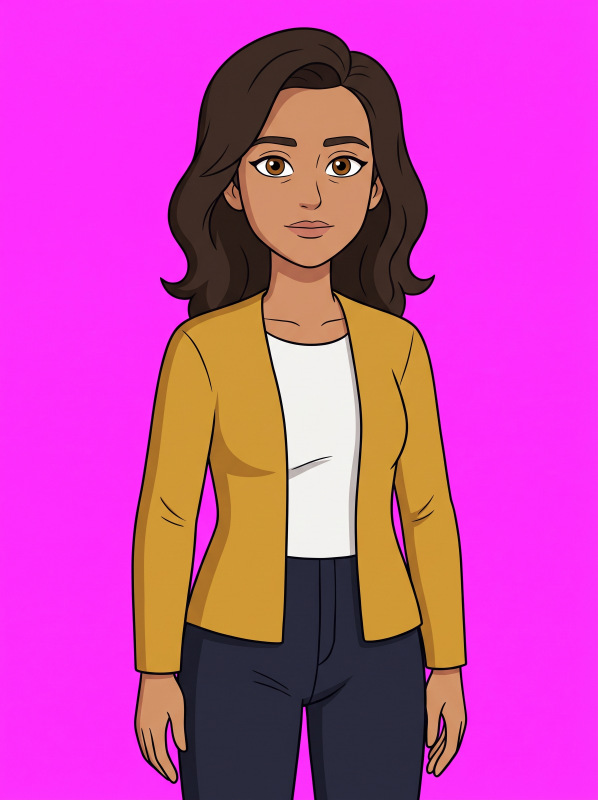
#> input picture canais/geeklab/personagens/marina/marina_01_neutra.jpg, 1792 x 2400 px (shown at 1/3 size)
$ python personagem_avaliar.py --dir ../../canais/geeklab/personagens/marina
#> lines starting #> are read from the running program, lines starting #| are printed output that depends on the picture; after the words box and inside, x2 and y2 are one past the last pixel; in counts of white or black regions, pixels touching at a corner belong together
"""Avaliação automática das imagens de um personagem (saída de tools/personagem_teste.py), SEM chamar nenhuma API.

Mede o que importa para animar por recortes: o quanto o personagem muda entre as expressões (corpo e cabeça), a
qualidade do recorte do fundo magenta e se dá para trocar só o rosto/boca sobre um corpo-base sem emenda visível.
Uso:  python tools/personagem_avaliar.py --dir ../canais/geeklab/personagens/teste_marina
"""
import argparse
import json
import sys
from pathlib import Path

import numpy as np
from PIL import Image, ImageChops, ImageDraw, ImageFilter

ROOT = Path(__file__).resolve().parent.parent
sys.path.insert(0, str(ROOT))


def load(path):
    return Image.open(path).convert('RGB')
#> returned value is the input picture: PIL image 1792x2400 RGB; mean R, G, B 202.4, 71.4, 173.8


def magenta_alpha(im, soft=(60, 150)):
    """Máscara (0..255) do personagem: distância ao magenta do fundo, com transição suave nas bordas (anti-serrilhado)."""
    a = np.asarray(im).astype(np.float32)
    # o fundo é ~ (255, 0, 255) mas com variação (JPEG, leve degradê): usa o fundo REAL medido nos cantos
    corners = np.concatenate([a[:60, :60].reshape(-1, 3), a[:60, -60:].reshape(-1, 3)])
    bg = np.median(corners, axis=0)
    dist = np.sqrt(((a - bg) ** 2).sum(axis=2))
    lo, hi = soft
    alpha = np.clip((dist - lo) / (hi - lo), 0, 1)
    return (alpha * 255).astype(np.uint8), bg


def despill(im, alpha):
    """Tira o "reflexo" magenta das bordas: onde o pixel é semitransparente, R e B acima do verde são reduzidos."""
    a = np.asarray(im).astype(np.float32)
    al = alpha.astype(np.float32) / 255
    edge = (al > 0.02) & (al < 0.98)
    spill = np.minimum(a[..., 0], a[..., 2]) - a[..., 1]
    spill = np.clip(spill, 0, None) * edge * 0.9
    a[..., 0] -= spill
    a[..., 2] -= spill
    return Image.fromarray(np.clip(a, 0, 255).astype(np.uint8))


def cutout(im):
    alpha, bg = magenta_alpha(im)
    rgba = despill(im, alpha).convert('RGBA')
    rgba.putalpha(Image.fromarray(alpha))
    return rgba, bg


def bbox_of(alpha, thr=128):
    ys, xs = np.where(alpha > thr)
    return int(xs.min()), int(ys.min()), int(xs.max()), int(ys.max())


def phase_shift(a, b):
    """Deslocamento (dx, dy) em pixels que alinha `b` com `a` (correlação de fase em tons de cinza)."""
    A, B = np.fft.fft2(a), np.fft.fft2(b)
    R = A * np.conj(B)
    R /= np.abs(R) + 1e-9
    r = np.fft.ifft2(R).real
    y, x = np.unravel_index(np.argmax(r), r.shape)
    h, w = a.shape
    return (x if x <= w // 2 else x - w), (y if y <= h // 2 else y - h)


def gray_region(im, box, scale=0.5):
    g = im.crop(box).convert('L')
    g = g.resize((int(g.width * scale), int(g.height * scale)), Image.Resampling.LANCZOS)
    arr = np.asarray(g).astype(np.float32)
    arr = (arr - arr.mean()) / (arr.std() + 1e-6)
    win = np.outer(np.hanning(arr.shape[0]), np.hanning(arr.shape[1]))  # janela: evita artefatos de borda
    return arr * win


def region_color(im, alpha, box):
    a = np.asarray(im.crop(box)).astype(np.float32)
    m = np.asarray(Image.fromarray(alpha).crop(box)) > 200
    return [round(float(x), 1) for x in a[m].mean(axis=0)] if m.any() else None


def main():
    ap = argparse.ArgumentParser()
    ap.add_argument('--dir', required=True)
    ap.add_argument('--out', help='pasta das imagens de avaliação (padrão: <dir>/avaliacao)')
    args = ap.parse_args()
    d = Path(args.dir)
    out = Path(args.out) if args.out else d / 'avaliacao'
    out.mkdir(parents=True, exist_ok=True)
    files = sorted(d.glob('*_??_*.jpg')) + sorted(d.glob('*_??_*.png'))
    names = [f.stem.split('_', 2)[2] for f in files]
    ims = [load(f) for f in files]
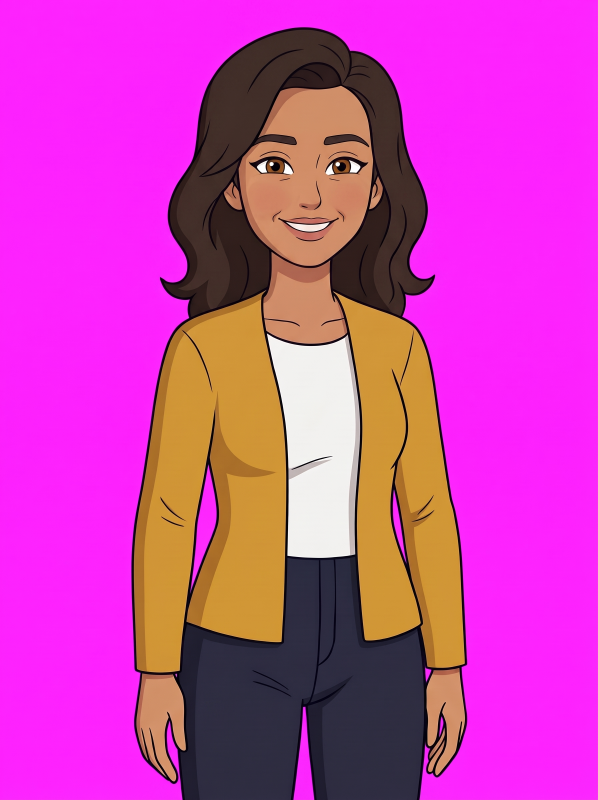
#> input picture canais/geeklab/personagens/marina/marina_02_feliz.jpg, 1792 x 2400 px (shown at 1/3 size)
#> in load, returned value is the input picture: PIL image 1792x2400 RGB; mean R, G, B 203.2, 63.8, 175.3
#> ims = 2 items
    W, H = ims[0].size
#> W = 1792; H = 2400
    rep = {'imagens': names, 'tamanho': [W, H], 'recorte': {}, 'consistencia': {}, 'troca_de_rosto': {}}

    # ---- recorte do fundo
    cuts = []
    for n, im in zip(names, ims):
        rgba, bg = cutout(im)
        cuts.append(rgba)
        al = np.asarray(rgba.getchannel('A'))
        x0, y0, x1, y1 = bbox_of(al)
        border = np.concatenate([al[0], al[-1], al[:, 0], al[:, -1]])
        semi = float(((al > 10) & (al < 245)).mean())
        rep['recorte'][n] = {'fundo_medido_rgb': [round(float(v)) for v in bg], 'bbox': [x0, y0, x1, y1],
                             'altura_px': y1 - y0, 'largura_px': x1 - x0,
                             'borda_da_imagem_transparente': bool((border < 10).all()),
                             'fracao_pixels_semitransparentes': round(semi, 4)}
        cuts[-1].save(out / f'recorte_{n}.png')
#> this loop made 2 passes
#> (n, bg, x0, y0, x1, y1) on passes 1 to 2: ('neutra', [253, 49, 253], 394, 82, 1401, 2399), ('feliz', [254, 35, 255], 394, 82, 1401, 2399)
#> pass 1, in magenta_alpha, `alpha = np.clip((dist - lo) / (hi - lo), 0, 1)`:
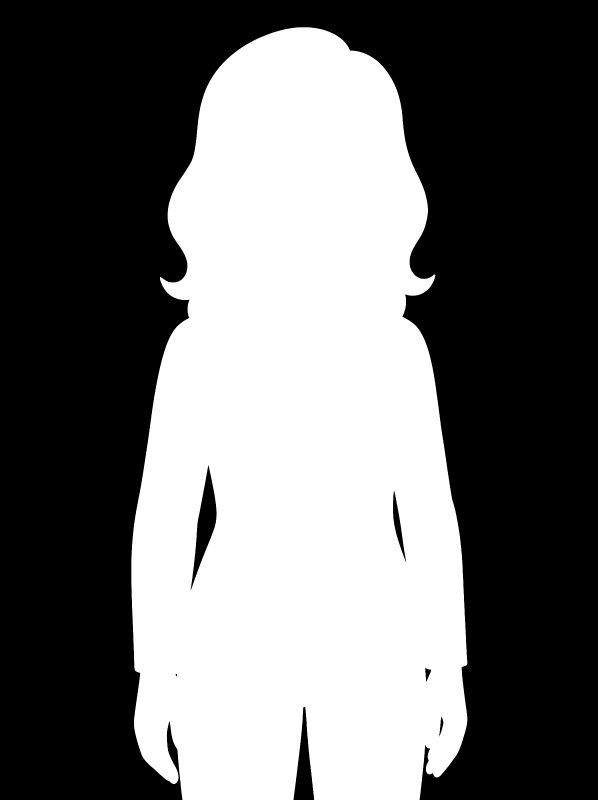
#> alpha: shape (2400, 1792) float32 (shown at 1/3 size); min 0, max 1, mean 0.429
#> after the loop, cuts = 2 items; rep = 5 items

    # ---- consistência entre as expressões (tudo comparado com a 1ª = base)
    base, base_cut = ims[0], cuts[0]
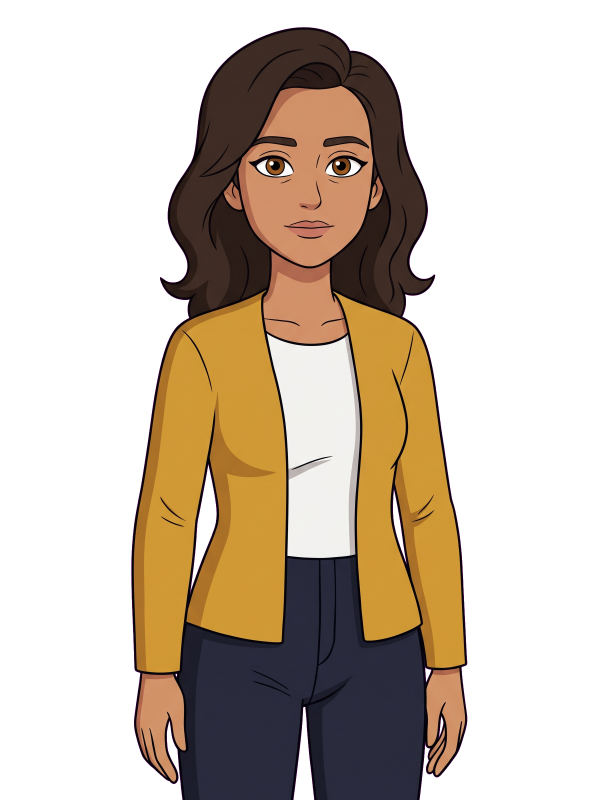
#> base_cut: PIL image 1792x2400 RGBA (shown at 1/3 size); mean R, G, B, A 202.3, 71.4, 173.7, 109.5; transparent parts drawn white
    head_box = (int(W * 0.15), 0, int(W * 0.85), int(H * 0.42))
#> head_box = (268, 0, 1523, 1008)
    body_box = (0, int(H * 0.45), W, H)
#> body_box = (0, 1080, 1792, 2400)
    for n, im, cut in zip(names[1:], ims[1:], cuts[1:]):
        dxh, dyh = phase_shift(gray_region(base, head_box), gray_region(im, head_box))
        dxb, dyb = phase_shift(gray_region(base, body_box), gray_region(im, body_box))
        s = 1 / 0.5  # as regiões foram reduzidas pela metade
        # diferença média de pixels no corpo, depois de alinhar (quanto o corpo "muda" além do deslocamento)
        shifted = ImageChops.offset(im, int(round(dxb * s)), int(round(dyb * s)))
        body_diff = float(np.abs(np.asarray(base.crop(body_box)).astype(np.float32)
                                 - np.asarray(shifted.crop(body_box)).astype(np.float32)).mean())
        rep['consistencia'][n] = {'deslocamento_cabeca_px': [round(dxh * s), round(dyh * s)],
                                  'deslocamento_corpo_px': [round(dxb * s), round(dyb * s)],
                                  'diferenca_media_corpo_0a255': round(body_diff, 2)}
#> this loop made 1 pass
#> (n, dxh, dyh, dxb) on pass 1: ('feliz', 0, -1, 0)
#> pass 1, in gray_region, `g = g.resize((int(g.width * scale), int(g.height * scale)), Image.Resa..`:
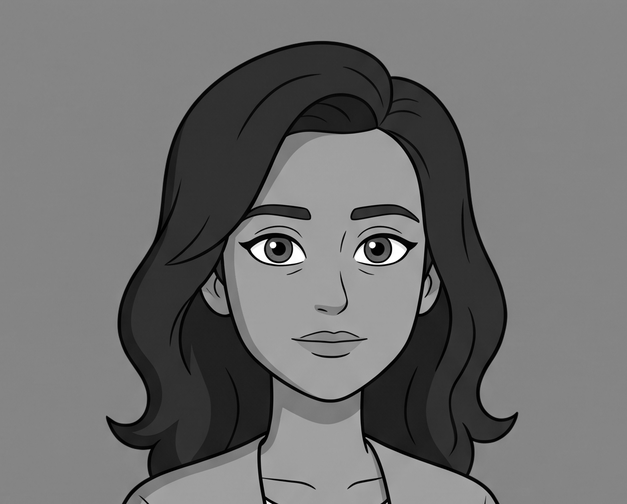
#> g: PIL image 627x504 L; min 0, max 255, mean 110.9
    colors = {}
    for n, im, cut in zip(names, ims, cuts):
        al = np.asarray(cut.getchannel('A'))
        colors[n] = {'cabelo': region_color(im, al, (int(W * 0.28), int(H * 0.03), int(W * 0.40), int(H * 0.10))),
                     'cardigan': region_color(im, al, (int(W * 0.12), int(H * 0.42), int(W * 0.22), int(H * 0.50))),
                     'calca': region_color(im, al, (int(W * 0.34), int(H * 0.82), int(W * 0.46), int(H * 0.90))),
                     'pele_rosto': region_color(im, al, (int(W * 0.42), int(H * 0.10), int(W * 0.52), int(H * 0.13)))}
#> this loop made 2 passes
#> n on passes 1 to 2: 'neutra', 'feliz'
#> pass 1, in region_color, `m = np.asarray(Image.fromarray(alpha).crop(box)) > 200`:
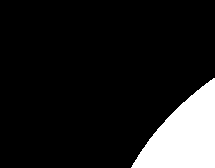
#> m: shape (168, 215) bool; 12.2% white; 1 white region, box (x1, y1, x2, y2) and area: (131, 78, 215, 168) 4396
#> pass 1, in region_color (call 2), `a = np.asarray(im.crop(box)).astype(np.float32)`:
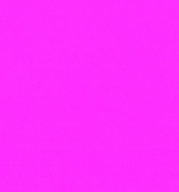
#> a: shape (192, 179, 3) float32; mean R, G, B 253.5, 47, 253
#> after the loop, colors = 2 items
    rep['consistencia']['cores_medias_rgb'] = colors

    # ---- troca só do rosto sobre o corpo-base (como a animação por recortes faria)
    face = (int(W * 0.30), int(H * 0.12), int(W * 0.70), int(H * 0.36))   # testa até o queixo, dentro do cabelo
#> face = (537, 288, 1254, 864)
    mouth = (int(W * 0.40), int(H * 0.24), int(W * 0.60), int(H * 0.31))  # só a região da boca
#> mouth = (716, 576, 1075, 744)
    sheet = [base_cut]
    for tag, box, feather in (('rosto', face, 30), ('boca', mouth, 14)):
        for n, im in zip(names[1:], ims[1:]):
            # alinha a expressão à base pela cabeça antes de recortar o pedaço (compensa o deslocamento medido)
            dx, dy = rep['consistencia'][n]['deslocamento_cabeca_px']
            aligned = ImageChops.offset(im, dx, dy)
            patch = aligned.crop(box)
            mask = Image.new('L', patch.size, 0)
            ImageDraw.Draw(mask).rounded_rectangle((feather, feather, patch.width - feather, patch.height - feather), radius=feather, fill=255)
            mask = mask.filter(ImageFilter.GaussianBlur(feather / 2))
            comp = base.copy()
            comp.paste(patch, (box[0], box[1]), mask)
            comp.save(out / f'troca_{tag}_{n}.jpg', quality=92)
            diff = np.abs(np.asarray(comp.crop(box)).astype(np.float32) - np.asarray(base.crop(box)).astype(np.float32)).mean()
            rep['troca_de_rosto'][f'{tag}_{n}'] = {'caixa': list(box), 'diferenca_media_vs_base': round(float(diff), 2)}

    # ---- folhas para olhar
    tw, th = 420, 560
    # recortes sobre fundo contrastante (mostra halo magenta, se houver)
    bgs = [(70, 130, 150), (235, 235, 225)]
    sheet1 = Image.new('RGB', (tw * len(ims) + 10 * (len(ims) - 1), th * 2 + 10), (255, 255, 255))
#> sheet1: PIL image 850x1130 RGB; every value is 255
    for row, color in enumerate(bgs):
        for i, c in enumerate(cuts):
            comp = Image.new('RGB', c.size, color)
            comp.paste(c, (0, 0), c)
            sheet1.paste(comp.resize((tw, th), Image.Resampling.LANCZOS), (i * (tw + 10), row * (th + 10)))
    sheet1.save(out / 'folha_recortes.png')
    # zoom nas bordas do cabelo (onde o recorte costuma falhar)
    zbox = (int(W * 0.25), int(H * 0.04), int(W * 0.45), int(H * 0.14))
    zoom = Image.new('RGB', (480 * 2, 240 * 2 + 10), (255, 255, 255))
#> zoom: PIL image 960x490 RGB; every value is 255
    for i, c in enumerate(cuts[:2]):
        for row, color in enumerate(bgs):
            comp = Image.new('RGB', c.size, color)
            comp.paste(c, (0, 0), c)
            zoom.paste(comp.crop(zbox).resize((480, 240), Image.Resampling.LANCZOS), (i * 480, row * 250))
#> this loop made 2 passes
    zoom.save(out / 'zoom_borda_cabelo.png')
    # trocas
    cols = len(names) - 1
    sheet2 = Image.new('RGB', (tw * (cols + 1) + 10 * cols, th * 2 + 10), (255, 255, 255))
    sheet2.paste(base.resize((tw, th), Image.Resampling.LANCZOS), (0, 0))
    for row, tag in enumerate(('rosto', 'boca')):
        for i, n in enumerate(names[1:]):
            im = Image.open(out / f'troca_{tag}_{n}.jpg')
            sheet2.paste(im.resize((tw, th), Image.Resampling.LANCZOS), ((i + 1) * (tw + 10), row * (th + 10)))
    sheet2.save(out / 'folha_trocas.png')
    # rostos grandes das trocas (para ver a emenda)
    fw, fh = 440, 470
    seam = Image.new('RGB', (fw * (cols + 1) + 10 * cols, fh * 2 + 10), (255, 255, 255))
#> seam: PIL image 890x950 RGB; every value is 255
    crop = (int(W * 0.22), int(H * 0.03), int(W * 0.78), int(H * 0.35))
    seam.paste(base.crop(crop).resize((fw, fh), Image.Resampling.LANCZOS), (0, 0))
    for row, tag in enumerate(('rosto', 'boca')):
        for i, n in enumerate(names[1:]):
            im = Image.open(out / f'troca_{tag}_{n}.jpg')
            seam.paste(im.crop(crop).resize((fw, fh), Image.Resampling.LANCZOS), ((i + 1) * (fw + 10), row * (fh + 10)))
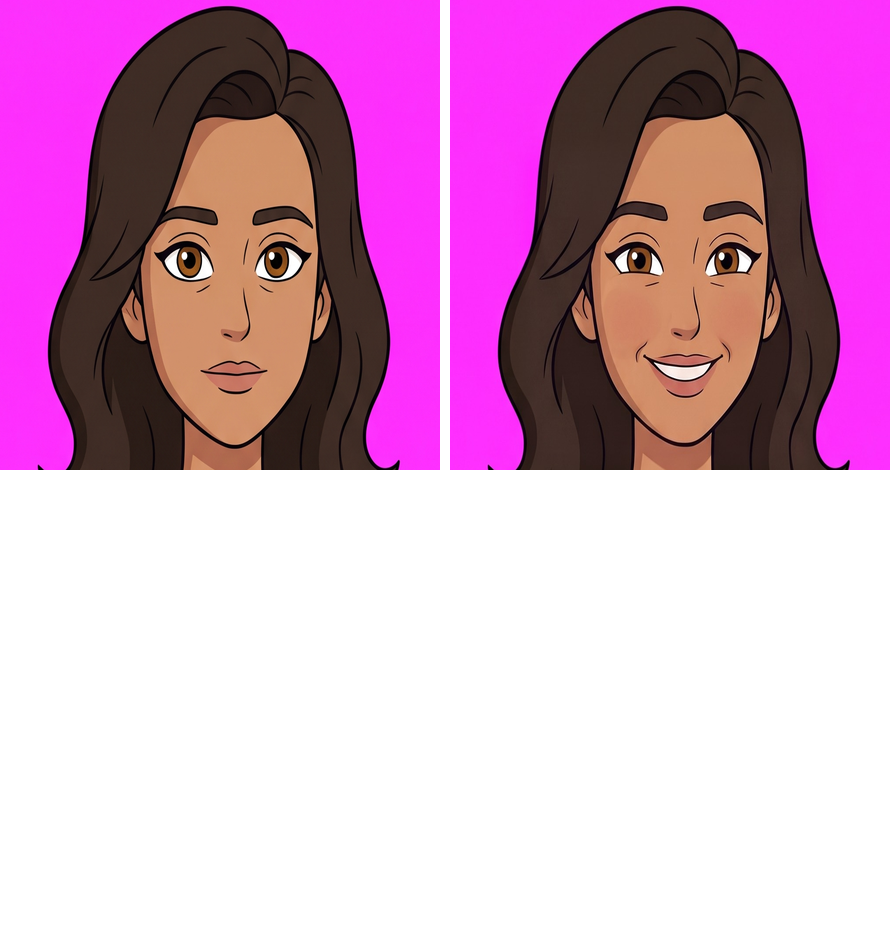
#> seam: PIL image 890x950 RGB; mean R, G, B 210.6, 160.7, 196.2
    seam.save(out / 'folha_emendas.png')

    (out / 'avaliacao.json').write_text(json.dumps(rep, ensure_ascii=False, indent=2), encoding='utf-8')
    print(json.dumps(rep, ensure_ascii=False, indent=2))
#> (printed output is left out)


if __name__ == '__main__':
    main()
